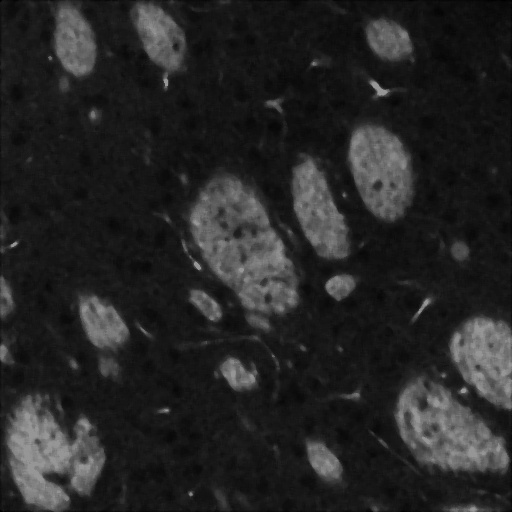
//> input picture SVM/m.tif, 512 x 512 px
$ ./main   (built with g++ and OpenCV 4)
//> lines starting //> are read from the running program, lines starting //| are printed output that depends on the picture; after the words box and inside, x2 and y2 are one past the last pixel; in counts of white or black regions, pixels touching at a corner belong together
// [5 lines of commented-out code are left out]
#include <iostream>
#include<opencv2/opencv.hpp>

using namespace std;
using namespace cv;
using namespace cv::ml;

int main()
{
    Mat srcImg = imread("/Users/pan/Desktop/SVM/SVM/m.tif");
//> srcImg is the input picture: 512 rows x 512 cols, CV_8UC3; min 0, max 150, mean 37.5
    Mat desImg = srcImg.clone();
    imshow("rawImg", srcImg);
    // 选取目标区域和背景区域
    Mat BackImg = srcImg(Rect(100, 0, 30, 30)); //2D, Rect(x,y,width,height)
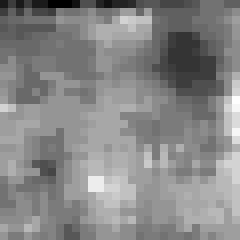
//> BackImg: 30 rows x 30 cols, CV_8UC3 (shown 8 times larger); min 9, max 38, mean 24.4; drawn with min black and max white
    Mat ForeImg = srcImg(Rect(256, 256, 30, 30));
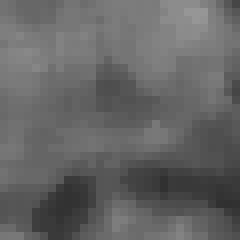
//> ForeImg: 30 rows x 30 cols, CV_8UC3 (shown 8 times larger); min 48, max 150, mean 100.8
    int k = srcImg.channels();
//> k = 3
    printf("k=%d",k);
//| k=3

    // 初始化训练数据
    Mat trainingDataMat = ForeImg.clone().reshape(1, ForeImg.cols*ForeImg.rows); //reshape(channels, rows) which means it will be rows = 900; cols = 3;
//> trainingDataMat = 900 rows, first 8: [114, 114, 114], [110, 110, 110], [103, 103, 103], [103, 103, 103], [103, 103, 103], [103, 103, 103], [100, 100, 100], [106, 106, 106]
    print(trainingDataMat);
//| [114, 114, 114;
//|  110, 110, 110;
//|  103, 103, 103;
//|  103, 103, 103;
//> (the first 4 of 94 printed lines)
    //在这里直接存入背景像素点，或者像下边一个一个点存入也可以
    trainingDataMat.push_back(BackImg.clone().reshape(1,BackImg.cols*BackImg.rows));
//> trainingDataMat = 1800 rows, first 8: [114, 114, 114], [110, 110, 110], [103, 103, 103], [103, 103, 103], [103, 103, 103], [103, 103, 103], [100, 100, 100], [106, 106, 106]
    trainingDataMat.convertTo(trainingDataMat, CV_32FC1);

    // 初始化标签，分别给两种标签辅助，虽然这里memset已经全部初始化为1了，可是这里的1是浮点数
    int *labels = new int[ForeImg.cols*ForeImg.rows + BackImg.cols*BackImg.rows];
    memset(labels, 1, sizeof(int)*(ForeImg.cols*ForeImg.rows + BackImg.cols*BackImg.rows));
    for (int i = 0; i < ForeImg.rows; ++i)
        for (int j = 0; j < ForeImg.cols; ++j){
            labels[i*ForeImg.cols + j] = 1;
        }
    for (int h = 0; h<BackImg.rows; h++)
    {
        for (int w = 0; w<BackImg.cols; w++)
        {
            labels[ForeImg.cols*ForeImg.rows + h*BackImg.cols + w] = -1;
        }
    }
    Mat labelsMat = Mat(ForeImg.cols*ForeImg.rows + BackImg.cols*BackImg.rows, 1, CV_32SC1, labels);

    // 可以将数据写入文件来检查是否正确
    FileStorage fs("/Users/pan/Desktop/SVM/SVM/data.xml", FileStorage::WRITE);
    fs << "traindata" << trainingDataMat << "labels" << labelsMat;

    // Train the SVM
    Ptr<SVM> svm = SVM::create();
    svm->setType(SVM::C_SVC);
    svm->setKernel(SVM::RBF);
    svm->setTermCriteria(TermCriteria(TermCriteria::MAX_ITER, (int)1e5, 1e-6));
    svm->train(trainingDataMat, ROW_SAMPLE, labelsMat);

    // 开始分类
    Vec3b black(0, 0, 0), white(255, 255, 255);
    for (int i = 0; i < desImg.rows; ++i)
    {
        uchar* p_sample = desImg.ptr<uchar>(i); // p_sample是desImg第i行的头指针
        for (int j = 0; j < desImg.cols; ++j)
        {
            Mat sampleMat(1, 3, CV_32FC1);
            sampleMat.at<float>(0, 0) = p_sample[3 * j + 0];
            sampleMat.at<float>(0, 1) = p_sample[3 * j + 1];
            sampleMat.at<float>(0, 2) = p_sample[3 * j + 2];

            float response = svm->predict(sampleMat);

            if (response == 1)
                desImg.at<Vec3b>(i, j) = white;
            else if (response == -1)
                desImg.at<Vec3b>(i, j) = black;
        }
    }
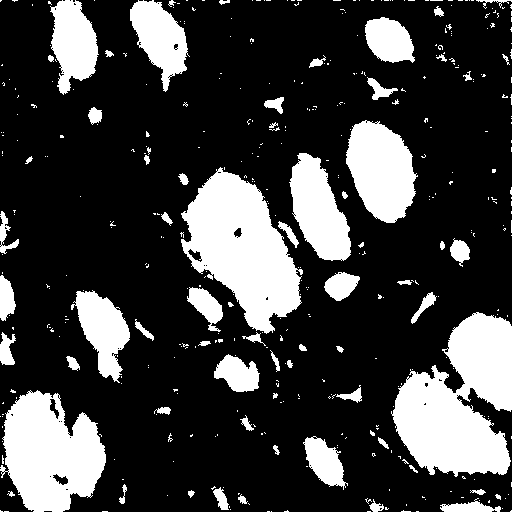
//> desImg: 512 rows x 512 cols, CV_8UC3; 24.1% white; 421 white regions (355 under 20 px), largest, box (x1, y1, x2, y2) and area: (391, 312, 512, 477) 12788, (181, 167, 303, 334) 11190, (0, 390, 106, 512) 8820

    imwrite("/Users/pan/Desktop/SVM/SVM/result.jpg", desImg);
    imshow("resImg", desImg);

    waitKey(0);
    return 0;
}

$ run again, with SVM/test.jpg saved as SVM/m.tif
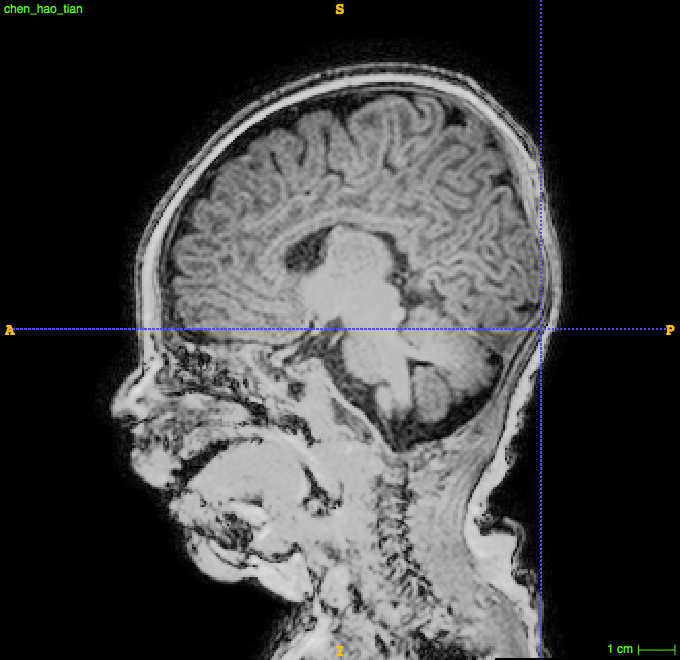
//> input picture SVM/test.jpg, 680 x 660 px
//> srcImg is the input picture: 660 rows x 680 cols, CV_8UC3; mean B, G, R 65.5, 65.2, 65
//> BackImg: 30 rows x 30 cols, CV_8UC3; every value is 0
//> `Mat ForeImg = srcImg(Rect(256, 256, 30, 30));`:
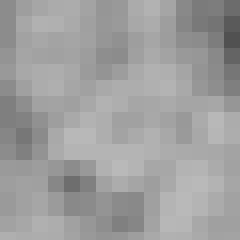
//> ForeImg: 30 rows x 30 cols, CV_8UC3 (shown 8 times larger); min 81, max 185, mean 158.8
//| k=3
//> `Mat trainingDataMat = ForeImg.clone().reshape(1, ForeImg.cols*ForeImg...`: trainingDataMat = 900 rows, first 8: [140, 140, 140], [140, 140, 140], [158, 158, 158], [158, 158, 158], [166, 166, 166], [166, 166, 166], [171, 171, 171], [171, 171, 171]
//| [140, 140, 140;
//|  140, 140, 140;
//|  158, 158, 158;
//|  158, 158, 158;
//> (the first 4 of 94 printed lines)
//> `trainingDataMat.push_back(BackImg.clone().reshape(1,BackImg.cols*BackI..`: trainingDataMat = 1800 rows, first 8: [140, 140, 140], [140, 140, 140], [158, 158, 158], [158, 158, 158], [166, 166, 166], [166, 166, 166], [171, 171, 171], [171, 171, 171]
//> after the loop `for (int i = 0; i < desImg.rows; ++i)`:
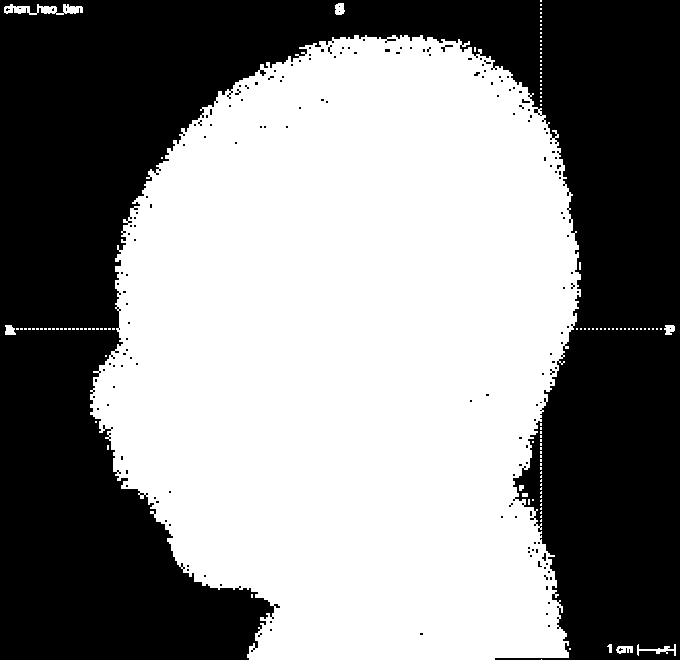
//> desImg: 660 rows x 680 cols, CV_8UC3; 53.6% white; 178 black regions (174 under 20 px), largest, box (x1, y1, x2, y2) and area: (0, 0, 680, 660) 207262, (441, 45, 453, 52) 30, (522, 99, 530, 103) 20, (542, 553, 546, 561) 20
